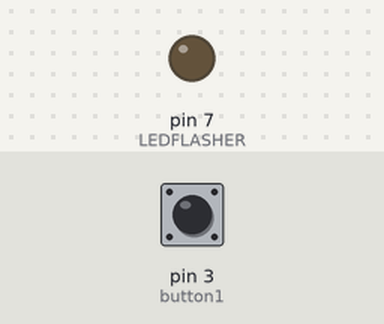
A sketch run on a simulated Arduino Uno, built with avr-gcc and run on an emulated ATmega328P. On the bench: output pins drawn as LEDs (lit = HIGH). Dashed ring = blinking. The test bench sets the inputs (shaded band); at power-on: pin 3 (button1) HIGH.

Above: at 1.2 s.
1.3 s: pin 3 (button1) pulled LOW for 0.15 s
At 2.0 s:
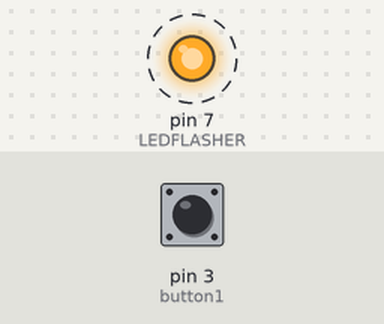
4.4 s: pin 3 (button1) pulled LOW for 1 s
At 6.5 s:
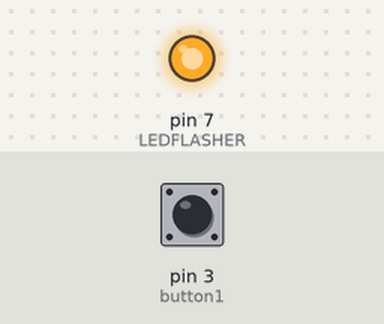
Timing chart, 0 to 8.0 s (numbered marks = the images above; inputs shaded):
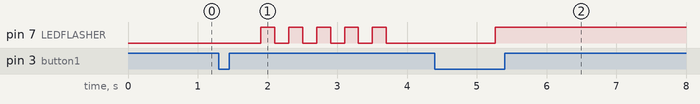

The sketch:

Push_Button_Function.ino
```cpp
#include "OneButton.h"
#define LEDFLASHER 7
OneButton button1(3, true);

void setup() {
 pinMode(LEDFLASHER, OUTPUT);

  button1.attachClick(click1);
  button1.attachDoubleClick(doubleclick1);
  button1.attachDuringLongPress(longPress1);
}

void loop() {

  button1.tick();
  delay(10);
}

void click1() {
                     for (int i=1; i<=5; i=i+1) {     // Start our for loop

                      digitalWrite(LEDFLASHER, HIGH);
                      delay(200);
                       digitalWrite(LEDFLASHER, LOW);
                      delay(200);
                     }
} // click1


void doubleclick1() {
                     for (int i=1; i<=15; i=i+1) {

                       digitalWrite(LEDFLASHER, HIGH);
                      delay(50);
                       digitalWrite(LEDFLASHER, LOW);
                      delay(50);
                       }

} // doubleclick1


void longPress1() {
   digitalWrite(LEDFLASHER, HIGH);
} // longPress1
```

Measured:
- after the input at 1.3 s, pin 7 (LEDFLASHER): alternates HIGH for 0.20 s and LOW for 0.20 s, 10 changes in all, then stays LOW, starting after 0.60 s
- after the input at 4.4 s, pin 7 (LEDFLASHER): LOW → HIGH after 0.87 s
